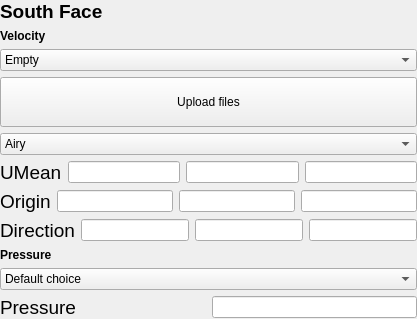
         <widget class="QWidget" name="B_South">
          <layout class="QVBoxLayout" name="verticalLayout_34">
           <property name="leftMargin">
            <number>0</number>
           </property>
           <property name="topMargin">
            <number>0</number>
           </property>
           <property name="rightMargin">
            <number>0</number>
           </property>
           <property name="bottomMargin">
            <number>0</number>
           </property>
           <item>
            <widget class="QLabel" name="GeoA_InterfaceLabel_11">
             <property name="font">
              <font>
               <pointsize>14</pointsize>
               <weight>75</weight>
               <bold>true</bold>
              </font>
             </property>
             <property name="text">
              <string>&lt;html&gt;&lt;head/&gt;&lt;body&gt;&lt;p&gt;South Face&lt;/p&gt;&lt;/body&gt;&lt;/html&gt;</string>
             </property>
            </widget>
           </item>
           <item>
            <widget class="QLabel" name="label_48">
             <property name="font">
              <font>
               <weight>75</weight>
               <bold>true</bold>
              </font>
             </property>
             <property name="text">
              <string>Velocity</string>
             </property>
            </widget>
           </item>
           <item>
            <widget class="QComboBox" name="comboBox_15">
             <item>
              <property name="text">
               <string>Empty</string>
              </property>
             </item>
             <item>
              <property name="text">
               <string>Inlet: Constant velocity</string>
              </property>
             </item>
             <item>
              <property name="text">
               <string>Inlet: Wave input</string>
              </property>
             </item>
             <item>
              <property name="text">
               <string>Inlet: Time-varying uniform velocity</string>
              </property>
             </item>
             <item>
              <property name="text">
               <string>Inlet: Time-varying non-uniform velocity</string>
              </property>
             </item>
             <item>
              <property name="text">
               <string>Outlet: Phase-mean velocity</string>
              </property>
             </item>
             <item>
              <property name="text">
               <string>Outlet: flowRateOutletVelocity</string>
              </property>
             </item>
             <item>
              <property name="text">
               <string>Outlet: inletOutlet</string>
              </property>
             </item>
             <item>
              <property name="text">
               <string>Wall: noSlip</string>
              </property>
             </item>
            </widget>
           </item>
           <item>
            <widget class="QPushButton" name="pushButton_31">
             <property name="text">
              <string>
Upload files
</string>
             </property>
            </widget>
           </item>
           <item>
            <widget class="QComboBox" name="comboBox_14">
             <item>
              <property name="text">
               <string>Airy</string>
              </property>
             </item>
             <item>
              <property name="text">
               <string>Stokes2</string>
              </property>
             </item>
             <item>
              <property name="text">
               <string>Stokes5</string>
              </property>
             </item>
             <item>
              <property name="text">
               <string>Solitary</string>
              </property>
             </item>
             <item>
              <property name="text">
               <string>Custom</string>
              </property>
             </item>
            </widget>
           </item>
           <item>
            <layout class="QHBoxLayout" name="horizontalLayout_72">
             <item>
              <widget class="QLabel" name="label_52">
               <property name="font">
                <font>
                 <pointsize>14</pointsize>
                </font>
               </property>
               <property name="text">
                <string>UMean</string>
               </property>
              </widget>
             </item>
             <item>
              <widget class="QLineEdit" name="lineEdit_93"/>
             </item>
             <item>
              <widget class="QLineEdit" name="lineEdit_94"/>
             </item>
             <item>
              <widget class="QLineEdit" name="lineEdit_95"/>
             </item>
            </layout>
           </item>
           <item>
            <layout class="QHBoxLayout" name="horizontalLayout_71">
             <item>
              <widget class="QLabel" name="label_51">
               <property name="font">
                <font>
                 <pointsize>14</pointsize>
                </font>
               </property>
               <property name="text">
                <string>Origin</string>
               </property>
              </widget>
             </item>
             <item>
              <widget class="QLineEdit" name="lineEdit_90"/>
             </item>
             <item>
              <widget class="QLineEdit" name="lineEdit_91"/>
             </item>
             <item>
              <widget class="QLineEdit" name="lineEdit_92"/>
             </item>
            </layout>
           </item>
           <item>
            <layout class="QHBoxLayout" name="horizontalLayout_73">
             <item>
              <widget class="QLabel" name="label_53">
               <property name="font">
                <font>
                 <pointsize>14</pointsize>
                </font>
               </property>
               <property name="text">
                <string>Direction</string>
               </property>
              </widget>
             </item>
             <item>
              <widget class="QLineEdit" name="lineEdit_96"/>
             </item>
             <item>
              <widget class="QLineEdit" name="lineEdit_97"/>
             </item>
             <item>
              <widget class="QLineEdit" name="lineEdit_98"/>
             </item>
            </layout>
           </item>
           <item>
            <widget class="QLabel" name="label_49">
             <property name="font">
              <font>
               <weight>75</weight>
               <bold>true</bold>
              </font>
             </property>
             <property name="text">
              <string>Pressure</string>
             </property>
            </widget>
           </item>
           <item>
            <widget class="QComboBox" name="comboBox_16">
             <item>
              <property name="text">
               <string>Default choice</string>
              </property>
             </item>
             <item>
              <property name="text">
               <string>Inlet / Outlet / Wall: Zero gradient</string>
              </property>
             </item>
             <item>
              <property name="text">
               <string>Inlet: Calculated pressure</string>
              </property>
             </item>
             <item>
              <property name="text">
               <string>Outlet: Total pressure</string>
              </property>
             </item>
             <item>
              <property name="text">
               <string>Wall: Fixed flux</string>
              </property>
             </item>
            </widget>
           </item>
           <item>
            <layout class="QHBoxLayout" name="horizontalLayout_70" stretch="1,1">
             <item>
              <widget class="QLabel" name="label_50">
               <property name="font">
                <font>
                 <pointsize>14</pointsize>
                </font>
               </property>
               <property name="text">
                <string>Pressure</string>
               </property>
              </widget>
             </item>
             <item>
              <widget class="QLineEdit" name="lineEdit_89"/>
             </item>
            </layout>
           </item>
          </layout>
         </widget>
